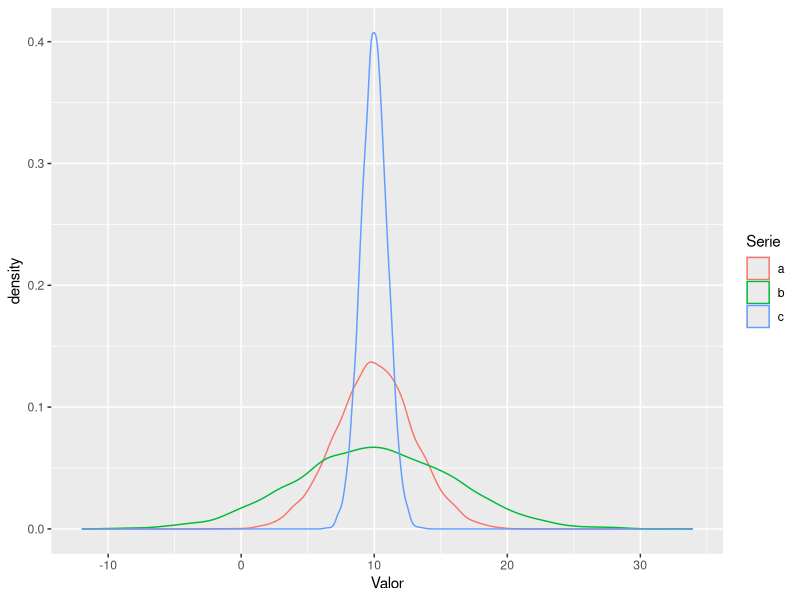
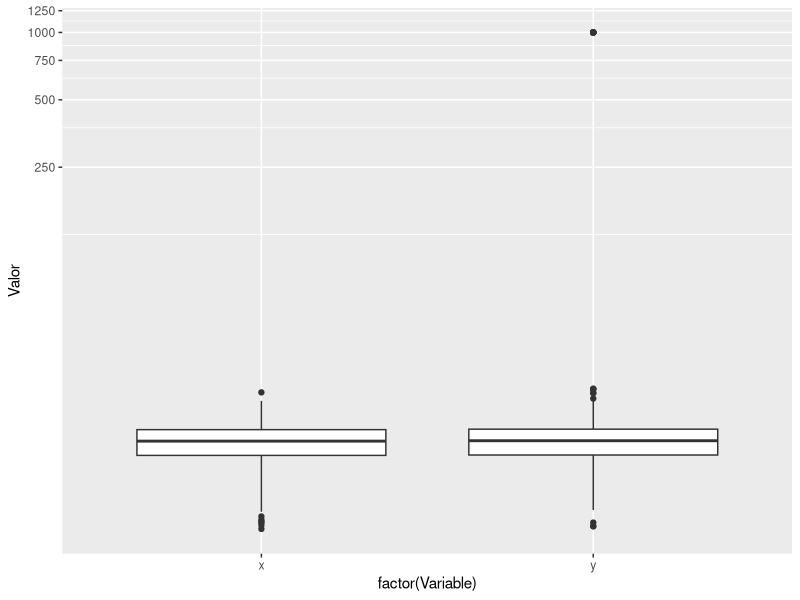

These figures' R source, in order:
rm(list =ls())
gc()

library(tidyverse)
#----
# Ejercicio 1

#a)
N<-10000
a<-rnorm(n=N,mean=10,sd=3)
b<-rnorm(n=N,mean=10,sd=6)
c<-rnorm(n=N,mean=10,sd=1)

df<-tibble(a,b,c)
df_t<-pivot_longer(df,cols=c(a,b,c),
                   names_to="Serie",
                   values_to="Valor")

#c)
ggplot(data=df_t,aes(x=Valor,col=Serie))+
  geom_density()

  
#d)
a_mean<-mean(a)
a_median<-median(a)
dif_mean_median<-a_mean-a_median #-0.023

#son prácticamente iguales, debido a la simetría de la distribución normal.

#e) Sí coinciden, es por la simetría. No ocurrirá lo mismo para distribuciones que no sean simétricas.

#----
# EJERCICIO 2
N<-1000
df<-tibble(x=c(rnorm(n=N,mean = 15,sd=3)),y=c(rnorm(n=N,mean = 15,sd=3)))
df$y[(length(df$y)-9):length(df$y)]<-1000

#b)
mean_x<-mean(df$x)
median_x<-median(df$x) # Ambos son similares, pues es una distribución normal

#c)
mean_y<-mean(df$y)
median_y<-median(df$y) 
# Difieren claramente puesto que la media es sensible a valores; en cambio la mediana no.
# La mediana es RESISTENTE con respecto a los valores extremos.

#d)
IQR_x<-IQR(df$x)
sd_x<-sd(df$x)
abs(IQR_x-sd_x)

IQR_y<-IQR(df$y)
sd_y<-sd(df$y)
abs(IQR_y-sd_y)

# hay una amplia diferencia entre ambos casos, debido a que el desvío estándar utiliza
# la media para calcularse, y por ende no es resistente a valores extremos.
# Es conveniente en estos casos utilizar parámetros de posición como lo es la mediana
# y el IQR.

df%>%pivot_longer(cols=c(x,y),
                  names_to="Variable",
                  values_to="Valor")%>%
  ggplot(aes(y=Valor,x=factor(Variable)))+
  geom_boxplot()+
  coord_trans(y="log10")
